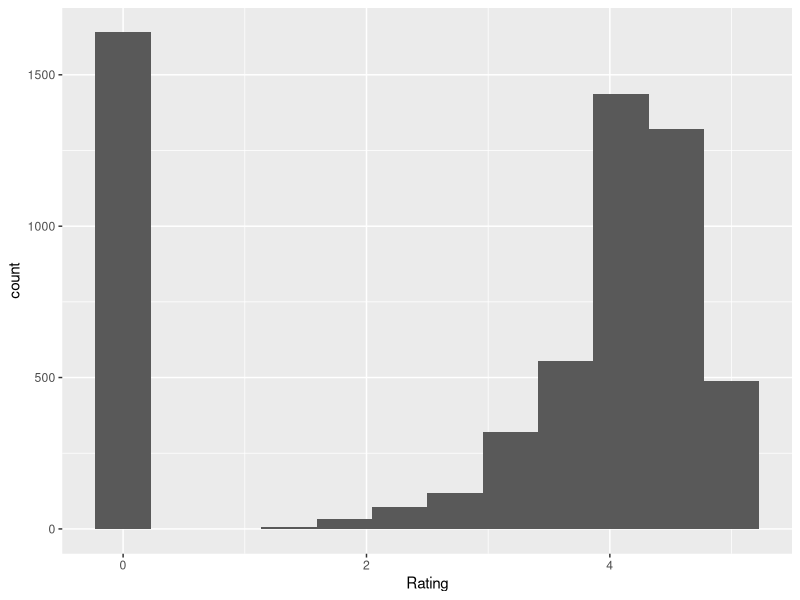

R code for this plot:
library(tidyverse)

GPData <- read.csv(file = "data/Google-Playstore.csv")

GPData %>% glimpse()

GPData %>% 
    ggplot(mapping = aes(x = Rating)) + 
    geom_histogram(bins = 12)

